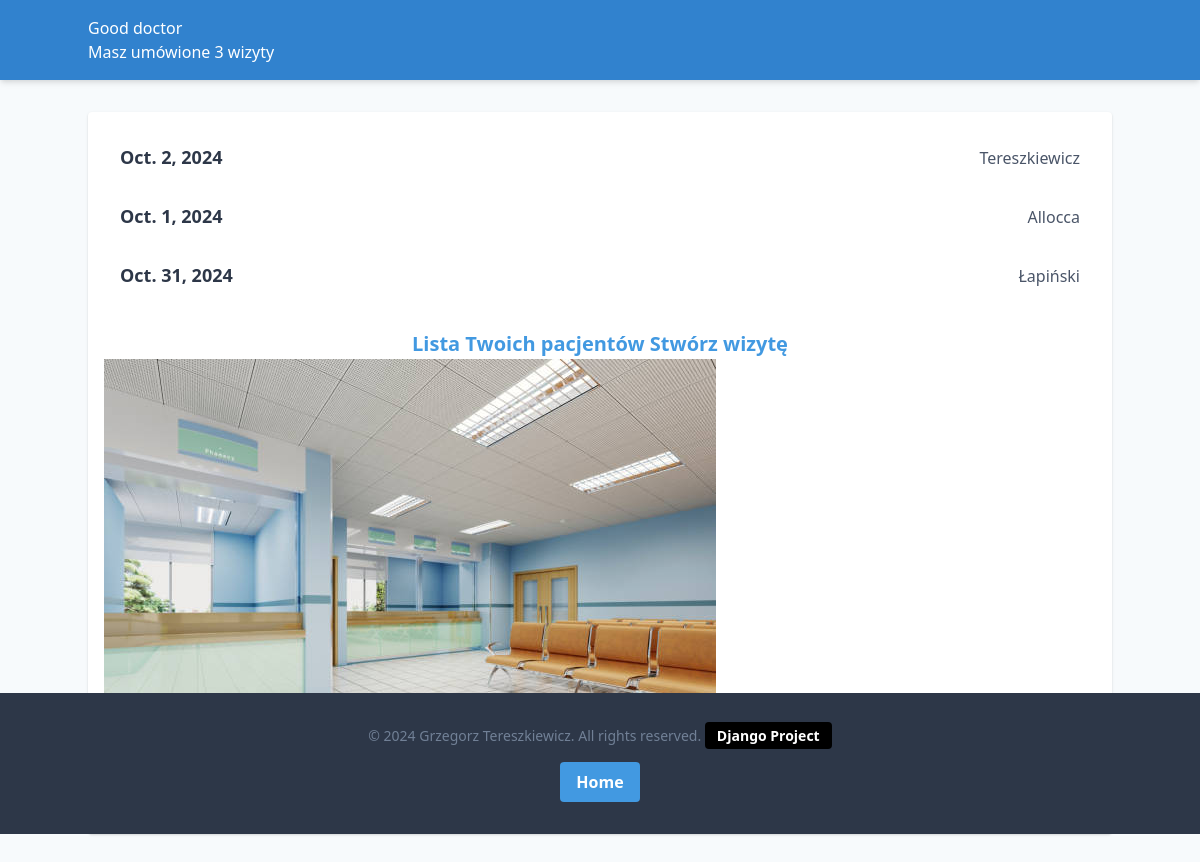
Before: / with the older database file.
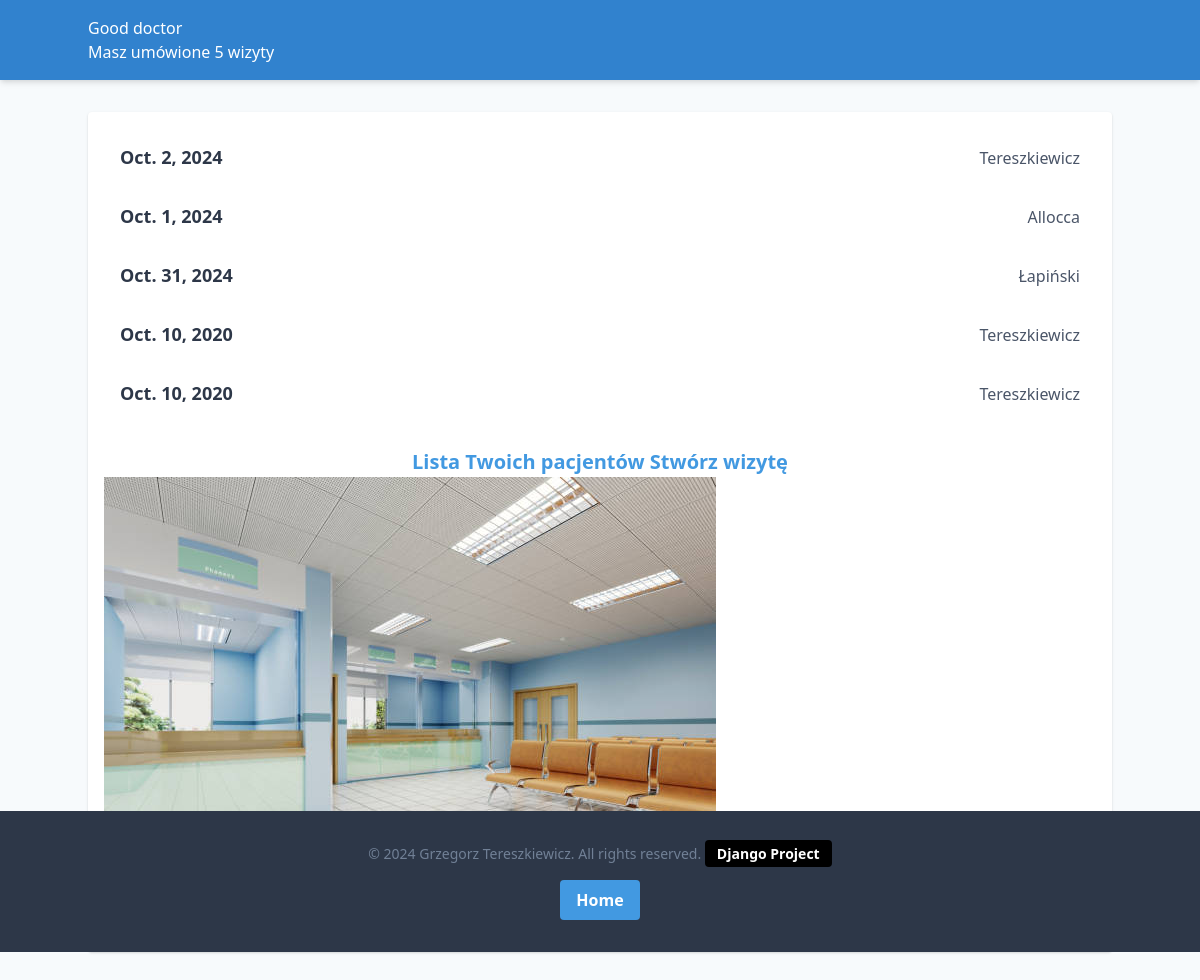
After: the same page with the newer database file.
### GoodDoctor/models.py (models this page shows, shortened)
class Wizyta(models.Model):
    date = models.DateField()
    zalecenia = models.CharField(max_length=255)
    pacjent = models.ForeignKey(Pacjent, on_delete=models.CASCADE)

class Pacjent(models.Model):
    nazwisko = models.CharField(max_length=50)
    imie = models.CharField(max_length=50)
    miasto = models.CharField(max_length=50, default="Białystok")
    ulica = models.CharField(max_length=50)
    wiek = models.IntegerField(default=18)

### GoodDoctor/views.py (the view)
# urls.py: path("", num_wizyt, name=""),
def num_wizyt(request):
    num_wizyt = Wizyta.objects.count()
    all_wizyty = Wizyta.objects.all()
    return render(
        request,
        "GoodDoctor/wizyta.html",
        {
            "num_wizyt": num_wizyt,
            "all_wizyty": all_wizyty,
        },
    )

### templates/GoodDoctor/wizyta.html
{% extends 'GoodDoctor/base.html' %}
{% block content %}
    <ul class="divide-y divide-gray-300">
        {% for wizyty in all_wizyty %}
            <a href="{% url "details" wizyty.pacjent.id %}">
                <li class="p-4 hover:bg-blue-100 flex justify-between items-center">
                    <span class="text-lg font-semibold">{{ wizyty.date }}</span>
                    <span class="text-gray-700">{{ wizyty.pacjent.nazwisko }}</span>
                </li>
            </a>
        {% empty %}
            <li class="p-4 text-gray-500">Brak Wizyt</li>
        {% endfor %}
    </ul>
    <div class="mt-6 text-center">
        <a href="{% url "pacjenci" %}" class="text-blue-500 hover:text-blue-700 font-bold text-xl">
            Lista Twoich pacjentów
        </a>
        <a href="{% url "new" %}" class="text-blue-500 hover:text-blue-700 font-bold text-xl">
            Stwórz wizytę
        </a>
    </div>
{% endblock %}

### templates/GoodDoctor/base.html
<!DOCTYPE html>
<html lang="pl">
    <head>
        {% load static %}
        {% include "./head.html" %}
    </head>
    <body class="bg-gray-100 text-gray-800 font-sans relative min-h-screen">
        <header class="bg-blue-600 text-white py-4 shadow-md">
            <div class="container mx-auto">
                {% include "./header.html" %}
            </div>
        </header>
        <main class="container mx-auto my-8 p-4 bg-white shadow rounded">
            {% block content %}
            {% endblock %}
            <img class="" src="{% static 'istockphoto-1366627298-612x612.jpg' %}" alt="Image">
        </main>
        <footer class="bg-gray-800 text-gray-200 py-4 mt-auto absolute bottom-0 left-0 w-full">
                {% include "./footer.html" %}
        </footer>
    </body>
</html>

### templates/GoodDoctor/head.html (shortened to what this page needs)
<link href="https://unpkg.com/tailwindcss@^1.0/dist/tailwind.min.css" rel="stylesheet">

### templates/GoodDoctor/header.html
<h1>Good doctor</h1>
<p>Masz umówione {{ num_wizyt }} wizyty</p>

### templates/GoodDoctor/footer.html
<div class="container mx-auto text-center py-4">
    <p class="text-gray-600 text-sm">
        &copy; 2024 Grzegorz Tereszkiewicz. All rights reserved.
        <a href="https://github.com/GrzTer/WWWscul" class="bg-black text-white font-semibold py-1 px-3 rounded hover:bg-gray-800">
            Django Project
        </a>
    </p>
        <button type="button" class="bg-blue-500 hover:bg-blue-700 text-white font-bold py-2 px-4 rounded mt-4"
                onclick="window.location.href = '/';">Home</button>
</div>

Changed rows visible on the page:
added Wizyta: date "Oct. 10, 2020", pacjent.nazwisko "Tereszkiewicz"
added Wizyta: date "Oct. 10, 2020", pacjent.nazwisko "Tereszkiewicz"
Other visible differences:
{{ num_wizyt }}: "3" → "5"
